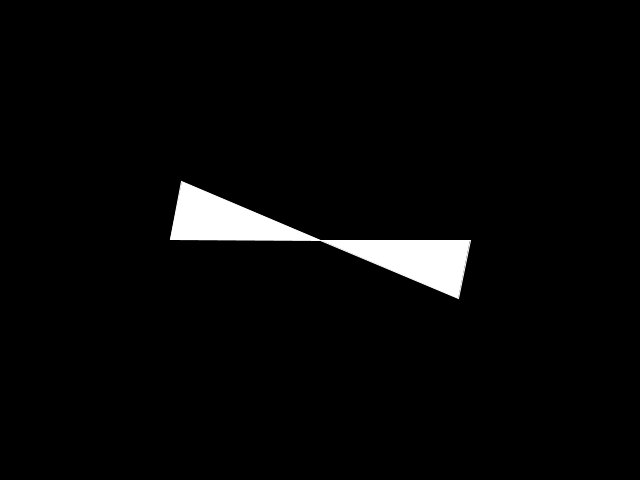
Frame 1 (no input)
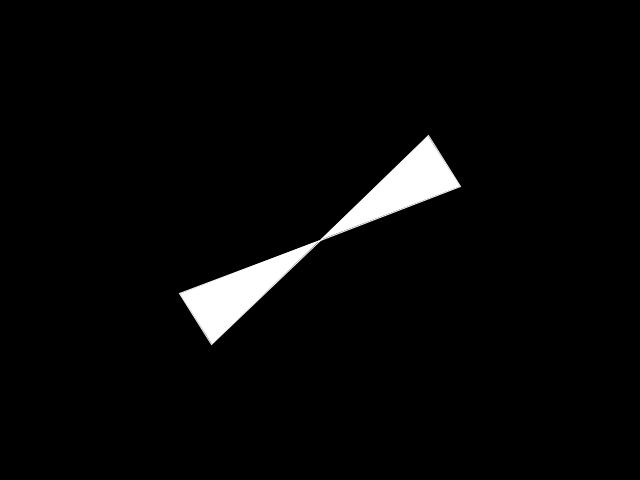
Frame 60 (the mouse pressed at the canvas centre just before this capture)
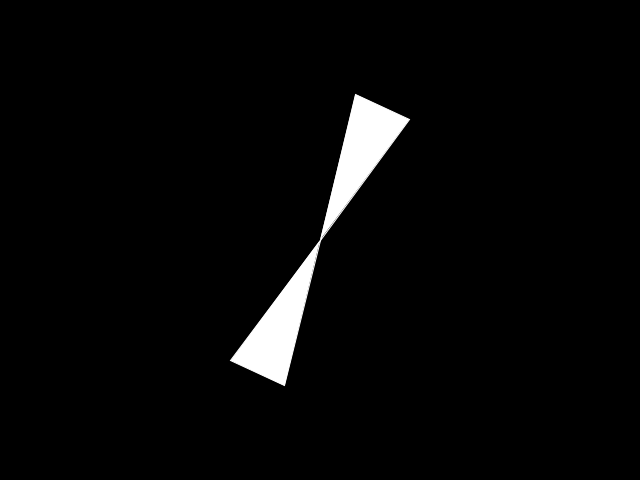
Frame 120 (the mouse held since frame 60 and released just before this capture)

The Processing sketch that drew these frames (run headless with seeded random() and noise(); from frame 60 on, the mouse is pressed at the canvas centre):

// Processing sketch: windmill
// ── windmill.pde
/**
 * Tecnologias de Interface, Winter 2023
 * Universidade de Coimbra
 * MSc in Design and Multimedia
 *
 * Week 7 — Exercise 3
 * Automatic Windmill
 *
 * @authors: Sérgio M. Rebelo, Ana Cláudia Rodrigues, and Tiago Cruz
 * @since:   28–04–2023
 * @based:   Processing Sound example
 */
 
float arc=0;
float step=0,radius=0;

void setup(){
  size(640, 480);
  step=0.2;
  radius=150;
}

void draw() {
  background(0); 
  stroke(255);
  
  arc=arc+step;
  triangle(320,240,320+radius*cos(arc-0.2),240+radius*sin(arc-0.2),320+radius*cos(arc+0.2),240+radius*sin(arc+0.2));
  triangle(320,240,320+radius*cos(arc+PI-0.2),240+radius*sin(arc+PI-0.2),320+radius*cos(arc+PI+0.2),240+radius*sin(arc+PI+0.2));
}
